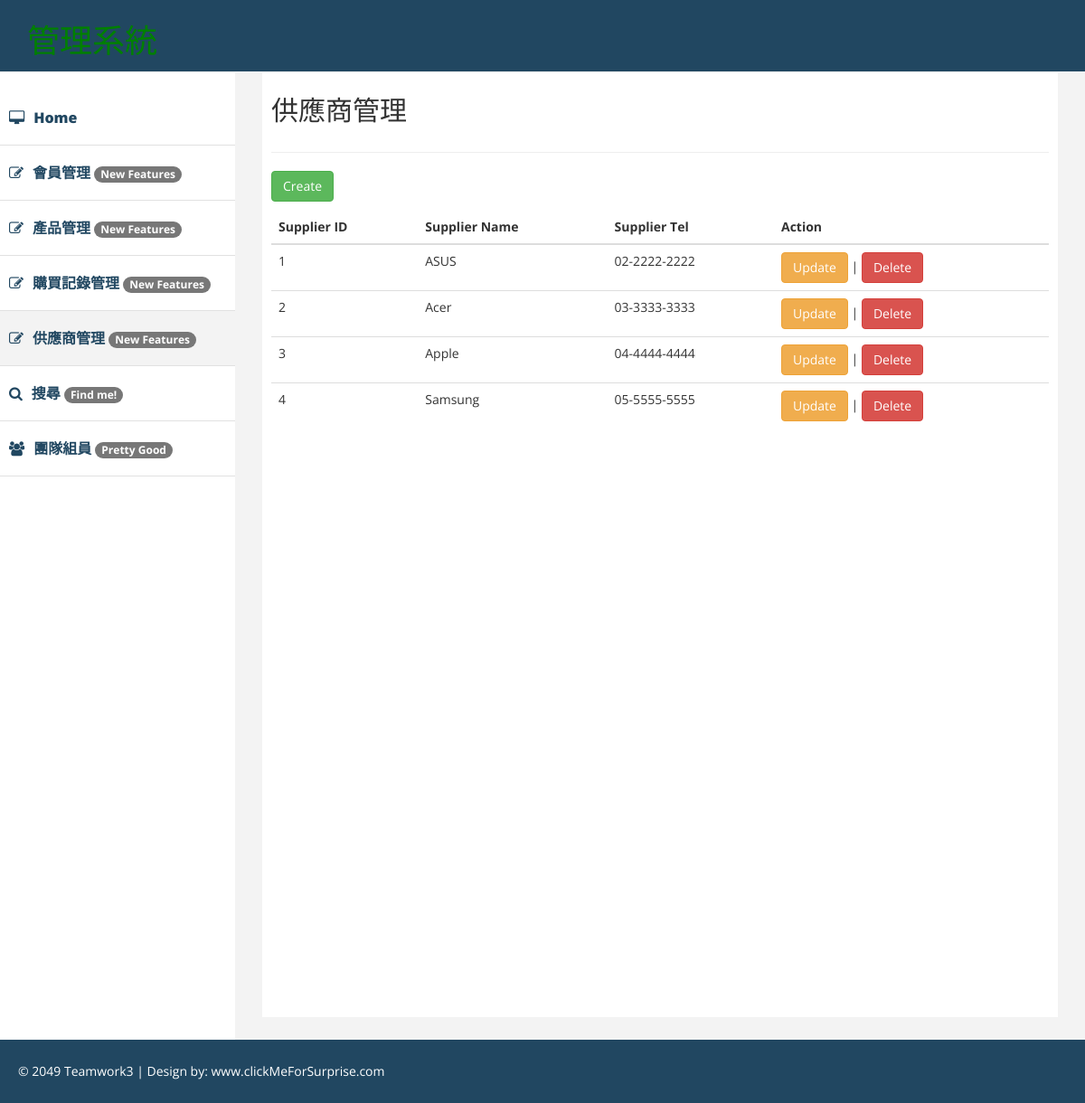
The app's page /supplierManager.php with its own data.
### tables this page shows
CREATE TABLE IF NOT EXISTS `supplier` (
  `SId` char(5) NOT NULL,
  `SName` varchar(25) NOT NULL,
  `STel` varchar(32) NOT NULL,
  PRIMARY KEY (`SId`)
);

### www/supplierManager.php (the view, shortened to what this page needs)
<!DOCTYPE html>
<html xmlns="http://www.w3.org/1999/xhtml">
<head>
    <link href="assets/css/bootstrap.css" rel="stylesheet" />
    <link href="assets/css/font-awesome.css" rel="stylesheet" />
    <link href="assets/css/custom.css" rel="stylesheet" />
</head>
<body>
    <div id="wrapper">
         <div class="navbar navbar-inverse navbar-fixed-top">
            <div class="adjust-nav">
                <div class="navbar-header">
                    <a class="navbar-brand" href="#" id ="a001">
						<h1>管理系統</h1>
                    </a>
                </div>
            </div>
        </div>
        <nav class="navbar-default navbar-side" role="navigation">
            <div class="sidebar-collapse">
                <ul class="nav" id="main-menu">
                    <li >
                        <a href="index.php" ><i class="fa fa-desktop "></i>Home</a>
                    </li>
                    <li>
                        <a href="memberManager.php"><i class="fa fa-edit "></i>會員管理   <span class="badge">New Features</span></a>
                    </li>
                    <li>
                        <a href="itemManager.php"><i class="fa fa-edit "></i>產品管理   <span class="badge">New Features</span></a>
                    </li>
                    <li>
                        <a href="orderManager.php"><i class="fa fa-edit "></i>購買記錄管理   <span class="badge">New Features</span></a></a>
                    </li>
                    <li class="active-link">
                        <a href="supplierManager.php"><i class="fa fa-edit"></i>供應商管理   <span class="badge">New Features</span></a></a>
                    </li>
					<li>
                        <a href="search"><i class="fa fa-search"></i>搜尋   <span class="badge">Find me!</span></a></a>
                    </li>
					<li>
                        <a href="team"><i class="fa fa-users"></i>團隊組員   <span class="badge">Pretty Good</span></a></a>
                    </li>
                </ul>
                            </div>
        </nav>
        <div id="page-wrapper" >
            <div id="page-inner">
                <div class="row">
                    <div class="col-lg-12">
                     <h2>供應商管理</h2>
                    </div>
                </div>
                  <hr />
				  <div class="row">
                    <div class="col-lg-12 ">
            <div class="row">
			<div class="col-lg-12">
               <p>
                <button class="btn btn-success" data-toggle="modal" data-target="#add_new_record_modal">Create</button>
                </p>
				<div class="table-responsive">
                <table class="table">
                      <thead>
                        <tr>
                          <th>Supplier ID</th>
                          <th>Supplier Name</th>
                          <th>Supplier Tel</th>
						  <th>Action</th>
                        </tr>
                      </thead>
                      <tbody>
                      <?php
                       include 'db_connection.php';
					   $result = mysqli_query($conn, "SELECT * FROM supplier");
                       while($row = mysqli_fetch_array($result)) {
                                echo '<tr>';
                                echo '<td contenteditable=\'false\'>'. $row['SId'] . '</td>';
                                echo '<td>'. $row['SName'] . '</td>';
                                echo '<td>'. $row['STel'] . '</td>';
								echo '<td><button onclick="GetSupplierDetails(\''.$row['SId'].'\')" class="btn btn-warning">Update</button> | <button onclick="DeleteSupplier(\''.$row['SId'].'\')" class="btn btn-danger">Delete</button></td>';
                                echo '</tr>';
                       }
                      ?>
                      </tbody>
                </table>
				</div>
				</div>
				</div>
        </div>
        </div>
    </div>
    </div>
    <div class="footer">
            <div class="row">
                <div class="col-lg-12" >
                    &copy;  2049 Teamwork3 | Design by: <a href="https://www.youtube.com/watch?v=r9L4AseD-aA" style="color:#fff;" target="_blank">www.clickMeForSurprise.com</a>
                </div>
            </div>
        </div>
</body>
</html>

### www/assets/css/custom.css (style rules this page uses)
body { font-family: 'Open Sans', sans-serif; line-height:30px; }
#wrapper { width: 100%; margin-top:50px; }
#page-wrapper { padding: 15px 15px; min-height: 600px; background:#F3F3F3; }
#page-inner { width:100%; margin:10px 20px 10px 0px; background-color:#fff!important; padding:10px; min-height:1050px; }
.sidebar-collapse .nav { padding:0; padding-top:50px; }
.sidebar-collapse > .nav > li > a { padding:15px 10px; color: #214761; font-weight: 900; font-size: 16px; }
.sidebar-collapse > .nav > li { border-bottom:1px solid #e1e1e1; }
.navbar-side { border:none; background-color: #fff; }
.navbar-inverse { background-color: #214761; border-color: #F0F0F0; min-height: 80px; }
.nav > li > a > i { margin-right:10px; }
.active-link { background-color:#f3f3f3; }
.footer { background-color:#214761; width:100%; color:#fff; padding:20px 50px 20px 50px; padding-left:20px; }
@media (min-width:768px) { #page-wrapper { margin: 0 0 0 260px; padding: 15px 30px; min-height: 1050px; } }
@media (min-width:768px) { .navbar-side { z-index: 1; position: absolute; width: 260px; } }

### www/supplierManager.php (style rules this page uses)
a:link#a001, a:visited#a001 { color: white; padding: 5px 30px; text-align: center; text-decoration: none; display: inline-block; color: (internal value); cursor: auto; }

### records on screen
supplier: SId "1", SName "ASUS", STel "02-2222-2222"
supplier: SId "2", SName "Acer", STel "03-3333-3333"
supplier: SId "3", SName "Apple", STel "04-4444-4444"
supplier: SId "4", SName "Samsung", STel "05-5555-5555"
